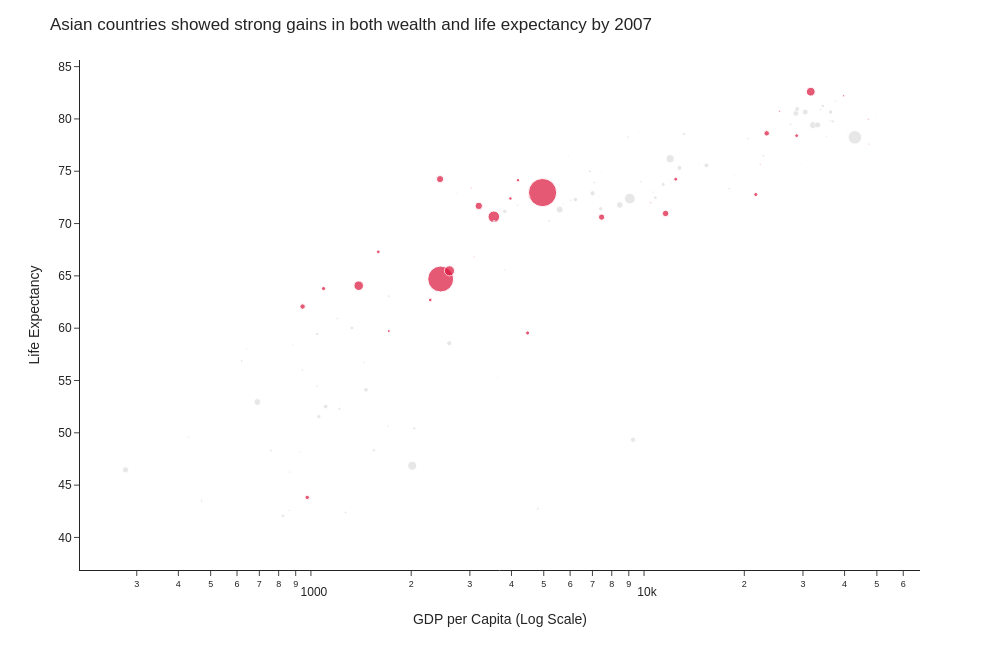

The notebook cell saved with this chart:
### Markdown cell above
## Task 2 — Bubble chart: tell a story

**What to build:** A bubble chart (full 2007 dataset, all countries) where:
- x = GDP per capita (log scale)
- y = life expectancy
- size = population
- colour = ONE continent highlighted (your choice), all others grey
- At least one annotation explaining the highlighted group's story

> This is the grey-and-highlight technique applied to a bubble chart.

### Code cell
# Task 2
# YOUR CODE HERE
# Task 2 — Bubble Chart: GDP vs Life Expectancy (2007)

# Filter 2007 data
bubble_df = df[df['year'] == 2007]

# Choose continent to highlight
highlight_continent = 'Asia'

# Create colour column
bubble_df['highlight'] = bubble_df['continent'].apply(
    lambda x: highlight_continent if x == highlight_continent else 'Other'
)

# Create bubble chart
fig = px.scatter(
    bubble_df,
    x='gdpPercap',
    y='lifeExp',
    size='pop',
    color='highlight',
    hover_name='country',
    log_x=True,
    template='simple_white',
    color_discrete_map={
        highlight_continent: 'crimson',
        'Other': '#DDDDDD'
    }
)

# Annotation
fig.add_annotation(
    x=30000,
    y=82,
    text='Asian countries combined rapid economic growth with longer life expectancy',
    showarrow=True,
    arrowhead=2,
    font=dict(size=11, color='crimson')
)

# Layout styling
fig.update_layout(
    title='Asian countries showed strong gains in both wealth and life expectancy by 2007',
    font=dict(family='Arial', size=12),
    width=1000,
    height=650,
    showlegend=False
)

# Clean styling
fig.update_xaxes(
    title='GDP per Capita (Log Scale)',
    showgrid=False
)

fig.update_yaxes(
    title='Life Expectancy',
    gridcolor='#EEEEEE'
)

fig.show()

### Figure 1 — Plotly figure (JSON) as saved in the notebook; plotly's stock layout.template omitted (floating-point values rounded to 4 significant figures)
{"data": [{"hovertemplate": "<b>%{hovertext}</b><br><br>highlight=Asia<br>gdpPercap=%{x}<br>lifeExp=%{y}<br>pop=%{marker.size}<extra></extra>", "hovertext": ["Afghanistan", "Bahrain", "Bangladesh", "Cambodia", "China", "Hong Kong, China", "India", "Indonesia", "Iran", "Iraq", "Israel", "Japan", "Jordan", "Korea, Dem. Rep.", "Korea, Rep.", "Kuwait", "Lebanon", "Malaysia", "Mongolia", "Myanmar", "Nepal", "Oman", "Pakistan", "Philippines", "Saudi Arabia", "Singapore", "Sri Lanka", "Syria", "Taiwan", "Thailand", "Vietnam", "West Bank and Gaza", "Yemen, Rep."], "legendgroup": "Asia", "marker": {"color": "crimson", "size": [31889923, 708573, 150448339, 14131858, 1318683096, 6980412, 1110396331, 223547000, 69453570, 27499638, 6426679, 127467972, 6053193, 23301725, 49044790, 2505559, 3921278, 24821286, 2874127, 47761980, 28901790, 3204897, 169270617, 91077287, 27601038, 4553009, 20378239, 19314747, 23174294, 65068149, 85262356, 4018332, 22211743], "sizemode": "area", "sizeref": 3297000.0, "symbol": "circle"}, "mode": "markers", "name": "Asia", "orientation": "v", "showlegend": true, "type": "scatter", "x": [974.6, 29800.0, 1391.0, 1714.0, 4959.0, 39720.0, 2452.0, 3541.0, 11610.0, 4471.0, 25520.0, 31660.0, 4519.0, 1593.0, 23350.0, 47310.0, 10460.0, 12450.0, 3096.0, 944.0, 1091.0, 22320.0, 2606.0, 3190.0, 21650.0, 47140.0, 3970.0, 4185.0, 28720.0, 7458.0, 2442.0, 3025.0, 2281.0], "xaxis": "x", "y": [43.83, 75.64, 64.06, 59.72, 72.96, 82.21, 64.7, 70.65, 70.96, 59.55, 80.75, 82.6, 72.53, 67.3, 78.62, 77.59, 71.99, 74.24, 66.8, 62.07, 63.78, 75.64, 65.48, 71.69, 72.78, 79.97, 72.4, 74.14, 78.4, 70.62, 74.25, 73.42, 62.7], "yaxis": "y"}, {"hovertemplate": "<b>%{hovertext}</b><br><br>highlight=Other<br>gdpPercap=%{x}<br>lifeExp=%{y}<br>pop=%{marker.size}<extra></extra>", "hovertext": ["Albania", "Algeria", "Angola", "Argentina", "Australia", "Austria", "Belgium", "Benin", "Bolivia", "Bosnia and Herzegovina", "Botswana", "Brazil", "Bulgaria", "Burkina Faso", "Burundi", "Cameroon", "Canada", "Central African Republic", "Chad", "Chile", "Colombia", "Comoros", "Congo, Dem. Rep.", "Congo, Rep.", "Costa Rica", "Cote d'Ivoire", "Croatia", "Cuba", "Czech Republic", "Denmark", "Djibouti", "Dominican Republic", "Ecuador", "Egypt", "El Salvador", "Equatorial Guinea", "Eritrea", "Ethiopia", "Finland", "France", "Gabon", "Gambia", "Germany", "Ghana", "Greece", "Guatemala", "Guinea", "Guinea-Bissau", "Haiti", "Honduras", "Hungary", "Iceland", "Ireland", "Italy", "Jamaica", "Kenya", "Lesotho", "Liberia", "Libya", "Madagascar", "Malawi", "Mali", "Mauritania", "Mauritius", "Mexico", "Montenegro", "Morocco", "Mozambique", "Namibia", "Netherlands", "New Zealand", "Nicaragua", "Niger", "Nigeria", "Norway", "Panama", "Paraguay", "Peru", "Poland", "Portugal", "Puerto Rico", "Reunion", "Romania", "Rwanda", "Sao Tome and Principe", "Senegal", "Serbia", "Sierra Leone", "Slovak Republic", "Slovenia", "Somalia", "South Africa", "Spain", "Sudan", "Swaziland", "Sweden", "Switzerland", "Tanzania", "Togo", "Trinidad and Tobago", "Tunisia", "Turkey", "Uganda", "United Kingdom", "United States", "Uruguay", "Venezuela", "Zambia", "Zimbabwe"], "legendgroup": "Other", "marker": {"color": "#DDDDDD", "size": [3600523, 33333216, 12420476, 40301927, 20434176, 8199783, 10392226, 8078314, 9119152, 4552198, 1639131, 190010647, 7322858, 14326203, 8390505, 17696293, 33390141, 4369038, 10238807, 16284741, 44227550, 710960, 64606759, 3800610, 4133884, 18013409, 4493312, 11416987, 10228744, 5468120, 496374, 9319622, 13755680, 80264543, 6939688, 551201, 4906585, 76511887, 5238460, 61083916, 1454867, 1688359, 82400996, 22873338, 10706290, 12572928, 9947814, 1472041, 8502814, 7483763, 9956108, 301931, 4109086, 58147733, 2780132, 35610177, 2012649, 3193942, 6036914, 19167654, 13327079, 12031795, 3270065, 1250882, 108700891, 684736, 33757175, 19951656, 2055080, 16570613, 4115771, 5675356, 12894865, 135031164, 4627926, 3242173, 6667147, 28674757, 38518241, 10642836, 3942491, 798094, 22276056, 8860588, 199579, 12267493, 10150265, 6144562, 5447502, 2009245, 9118773, 43997828, 40448191, 42292929, 1133066, 9031088, 7554661, 38139640, 5701579, 1056608, 10276158, 71158647, 29170398, 60776238, 301139947, 3447496, 26084662, 11746035, 12311143], "sizemode": "area", "sizeref": 3297000.0, "symbol": "circle"}, "mode": "markers", "name": "Other", "orientation": "v", "showlegend": true, "type": "scatter", "x": [5937.0, 6223.0, 4797.0, 12780.0, 34440.0, 36130.0, 33690.0, 1441.0, 3822.0, 7446.0, 12570.0, 9066.0, 10680.0, 1217.0, 430.1, 2042.0, 36320.0, 706.0, 1704.0, 13170.0, 7007.0, 986.1, 277.6, 3633.0, 9645.0, 1545.0, 14620.0, 8948.0, 22830.0, 35280.0, 2082.0, 6025.0, 6873.0, 5581.0, 5728.0, 12150.0, 641.4, 690.8, 33210.0, 30470.0, 13210.0, 752.7, 32170.0, 1328.0, 27540.0, 5186.0, 942.7, 579.2, 1202.0, 3548.0, 18010.0, 36180.0, 40680.0, 28570.0, 7321.0, 1463.0, 1569.0, 414.5, 12060.0, 1045.0, 759.3, 1043.0, 1803.0, 10960.0, 11980.0, 9254.0, 3820.0, 823.7, 4811.0, 36800.0, 25190.0, 2749.0, 619.7, 2014.0, 49360.0, 9809.0, 4173.0, 7409.0, 15390.0, 20510.0, 19330.0, 7670.0, 10810.0, 863.1, 1598.0, 1712.0, 9787.0, 862.5, 18680.0, 25770.0, 926.1, 9270.0, 28820.0, 2602.0, 4513.0, 33860.0, 37510.0, 1107.0, 883.0, 18010.0, 7093.0, 8458.0, 1056.0, 33200.0, 42950.0, 10610.0, 11420.0, 1271.0, 469.7], "xaxis": "x", "y": [76.42, 72.3, 42.73, 75.32, 81.23, 79.83, 79.44, 56.73, 65.55, 74.85, 50.73, 72.39, 73.0, 52.3, 49.58, 50.43, 80.65, 44.74, 50.65, 78.55, 72.89, 65.15, 46.46, 55.32, 78.78, 48.33, 75.75, 78.27, 76.49, 78.33, 54.79, 72.23, 74.99, 71.34, 71.88, 51.58, 58.04, 52.95, 79.31, 80.66, 56.73, 59.45, 79.41, 60.02, 79.48, 70.26, 56.01, 46.39, 60.92, 70.2, 73.34, 81.76, 78.89, 80.55, 72.57, 54.11, 42.59, 45.68, 73.95, 59.44, 48.3, 54.47, 64.16, 72.8, 76.19, 74.54, 71.16, 42.08, 52.91, 79.76, 80.2, 72.9, 56.87, 46.86, 80.2, 75.54, 71.75, 71.42, 75.56, 78.1, 78.75, 76.44, 72.48, 46.24, 65.53, 63.06, 74.0, 42.57, 74.66, 77.93, 48.16, 49.34, 80.94, 58.56, 39.61, 80.88, 81.7, 52.52, 58.42, 69.82, 73.92, 71.78, 51.54, 79.42, 78.24, 76.38, 73.75, 42.38, 43.49], "yaxis": "y"}], "layout": {"annotations": [{"arrowhead": 2, "font": {"color": "crimson", "size": 11}, "showarrow": true, "text": "Asian countries combined rapid economic growth with longer life expectancy", "x": 30000, "y": 82}], "font": {"family": "Arial", "size": 12}, "height": 650, "legend": {"itemsizing": "constant", "title": {"text": "highlight"}, "tracegroupgap": 0}, "margin": {"t": 60}, "showlegend": false, "title": {"text": "Asian countries showed strong gains in both wealth and life expectancy by 2007"}, "width": 1000, "xaxis": {"anchor": "y", "domain": [0, 1], "showgrid": false, "title": {"text": "GDP per Capita (Log Scale)"}, "type": "log"}, "yaxis": {"anchor": "x", "domain": [0, 1], "gridcolor": "#EEEEEE", "title": {"text": "Life Expectancy"}}}}
